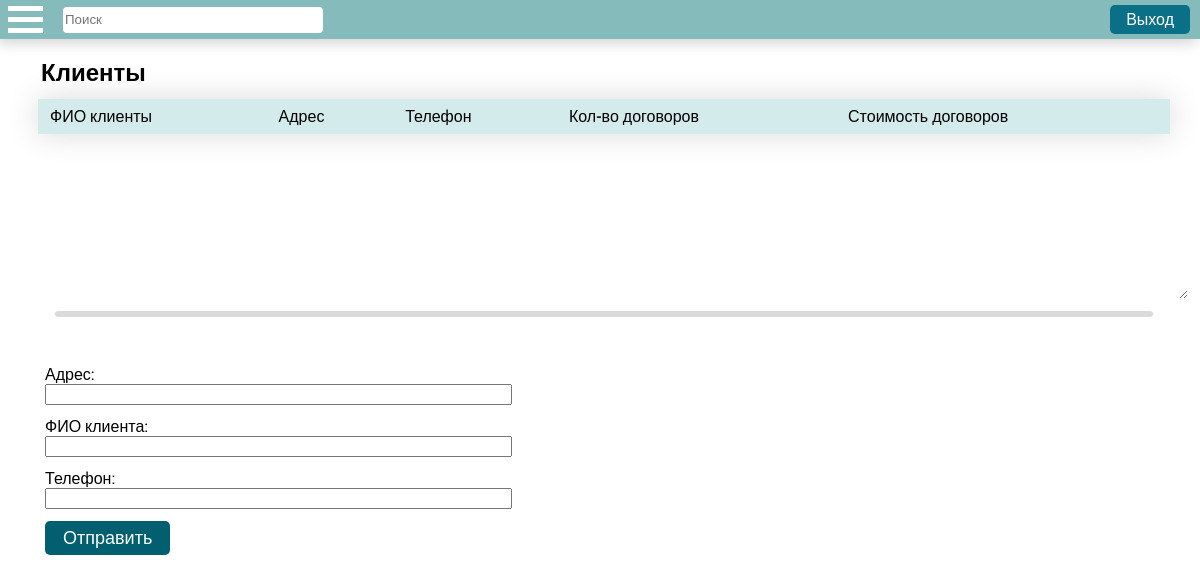
The page /forms/customers (signed in) on the database as committed earlier.
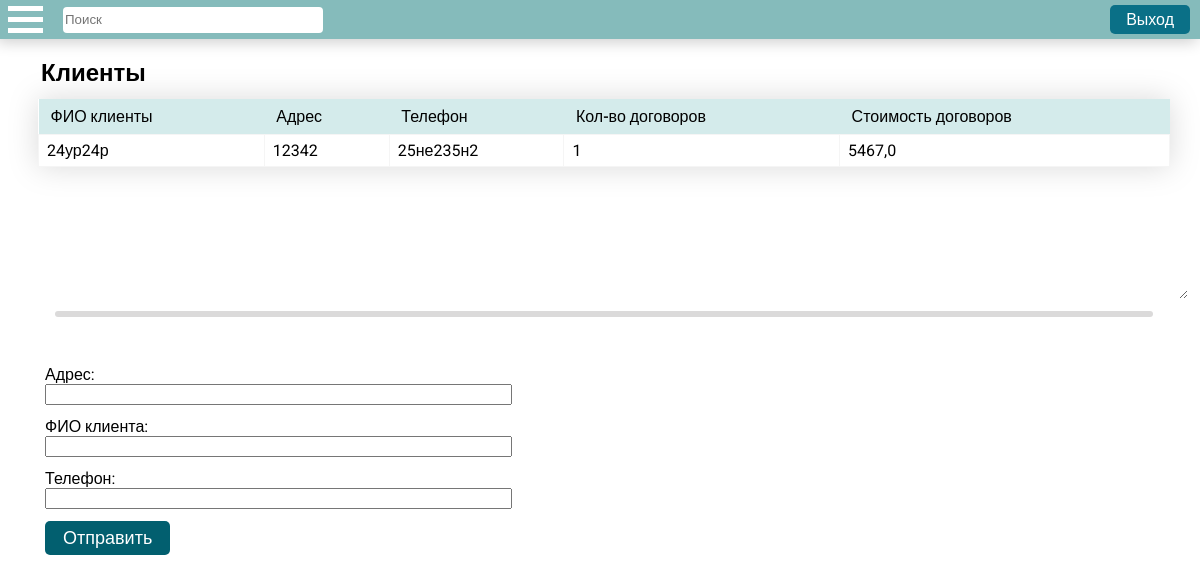
The same page on the database as committed later.
### apps/main_forms/models.py (models this page shows, shortened)
class Customers(models.Model):
    id = models.AutoField(primary_key=True, unique=True)
    address = models.CharField(max_length=255, verbose_name='Адрес')                        # Адрес
    customer_name = models.CharField(max_length=255, verbose_name='ФИО клиента')            # ФИО клиента
    phone = models.CharField(max_length=12, verbose_name='Телефон')                         # Телефон
    objects = models.Manager()

### apps/main_forms/views.py (the view)
# urls.py: path("forms/customers", views.create_customer, name="create_customer"),
def create_customer(request):
    table_data = Customers.objects.annotate(
        num_contracts=Count('contracts'),     # Количество связанных договоров.
        total_amount=Sum('contracts__price')  # Общая сумма договоров.
    )
    return create_entity(request, table_data, CustomersForm, "main_forms/customers.html", ("customers", 'Клиенты'))

### apps/main_forms/views.py (called while the page is built)
@login_required(login_url='/users/login/')
def create_entity(request, table_data, form_class, template_name, this_page):
    register_url = reverse('users:register')
    login_url = reverse('users:login')
    logout_url = reverse('users:logout')
    if request.method == 'POST':
        form = form_class(request.POST)
        if form.is_valid():
            task = form.save(commit=False)
            task.save()
    else:
        form = form_class
    context = {
        'table_data': table_data,
        "form": form,
        "this_page": this_page[0],
        "page_label": this_page[1],
        'register_url': register_url,
        'login_url': login_url,
        'logout_url': logout_url,
    }
    return render(request, template_name, context=context)

### apps/main_forms/templates/main_forms/customers.html (shortened to what this page needs)
{% extends "main_forms/base.html" %}
{% block form_block %}
<div class="table-container">
  <table>
    <thead>
      <tr>
        <th>ФИО клиенты</th>
        <th>Адрес</th>
        <th>Телефон</th>
        <th>Кол-во договоров</th>
        <th>Стоимость договоров</th>
      </tr>
    </thead>
    <tbody>
      {% for row in table_data|slice:'::-1' %}
      <tr>
        <td>{{ row.customer_name }}</td>
        <td>{{ row.address }}</td>
        <td>{{ row.phone }}</td>
        <td>{{ row.num_contracts }}</td>
        <td>{{ row.total_amount }}</td>
      </tr>
      {% endfor %}
    </tbody>
  </table>
</div>
<div class="resize-handle"></div>
{% if user.is_superuser %}
<form action="{% url 'create_customer' %}" method="post">
  {{ form.as_div }}
  <button class="sumbit-button" type="submit" name="submit">Отправить</button>
</form>
{% endif %}
{% endblock %}

Rows that differ between the two databases and show on the page:
added Customers: customer_name "24ур24р", address "12342", phone "25не235н2", num_contracts "1", total_amount "5467,0"
